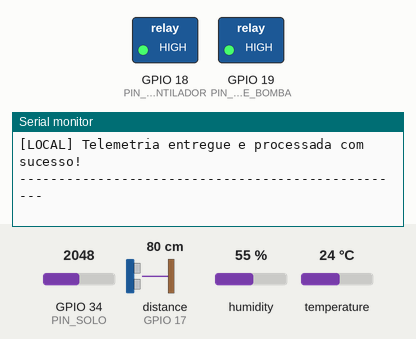
A sketch run on a simulated ESP32. On the bench: switched loads named in the sketch (green lamp = pin HIGH), the last lines printed to the serial monitor. Wiring (inferred from the names in the program): ultrasonic range finder: trigger GPIO 5; echo GPIO 17. The test bench sets the inputs (shaded band); at power-on: distance to the obstacle (sensor on GPIO 17) 80 cm, GPIO 34 (PIN_SOLO) = 2048, humidity 55 %, temperature 24 °C. The echo pulse lasts 58.3 µs per cm; WiFi joins after 1.5 s; servers stay silent unless stated; uploads are accepted with an empty reply; pins used as bus, display or sensor lines are not drawn.

Above: at 3.7 s.
3.8 s: distance to the obstacle (sensor on GPIO 17) set to 2 cm
At 6.17 s:
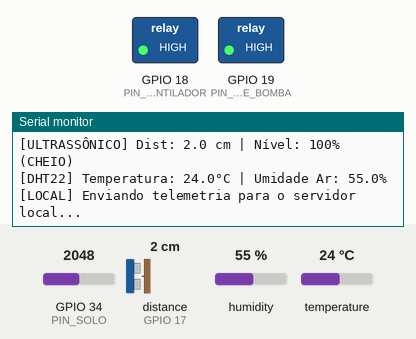
10.5 s: GPIO 34 (PIN_SOLO) set to 1228
At 12.5 s:
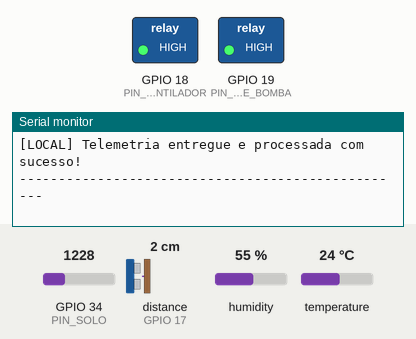
16.5 s: GPIO 34 (PIN_SOLO) set to 3040
At 18.17 s:
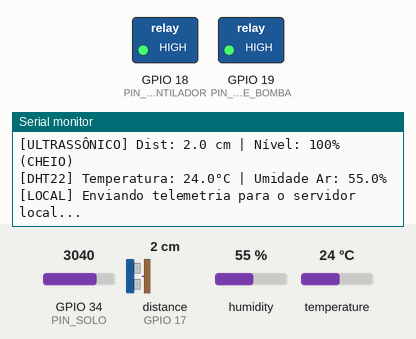

The sketch:

greenhouse_esp32_v2.ino
```cpp
/**
 * ============================================================================
 * Estufa Inteligente IoT - Firmware ESP32 V2 (Modo Local / Rede Wi-Fi Privada)
 * ============================================================================
 *
 * Versão adaptada para comunicação HTTP direta com o servidor local (Node.js/Express)
 * rodando no seu computador (porta 3001).
 *
 * Principais diferenças da V1 (Nuvem/Render):
 * 1. Utiliza HTTP simples com `WiFiClient` (sem sobrecarga de SSL/TLS da nuvem).
 * 2. Aponta para o IP local da máquina na rede Wi-Fi (ex: 192.168.0.163:3001).
 * 3. Respostas instantâneas com timeout reduzido (sem latência de sleep do Render).
 * 4. Dispensa sincronização obrigatória de NTP para certificados de segurança.
 *
 * Hardware Integrado:
 * 1. Sensor DHT22: Temperatura (°C) e Umidade do Ar (%) -> GPIO 4
 * 2. Sensor Ultrassônico (HC-SR04 / JSN-SR04T): Nível do Tanque -> Trig 5, Echo 17
 * 3. Sensor de Umidade do Solo: Higrômetro Analógico -> GPIO 34 (ADC1)
 * 4. Módulo Relé Duplo:
 *    - Ventilador / Cooler -> GPIO 18
 *    - Bomba d'Água de Irrigação -> GPIO 19
 *
 * Suporte a Controle Manual (Override):
 * Quando o operador clica no painel web local para desligar manualmente o ventilador
 * ou a bomba, o backend retorna a decisão em tempo real e o ESP32 aciona os relés.
 *
 * Bibliotecas Necessárias (Instalar no Gerenciador da Arduino IDE):
 * - "DHT sensor library" da Adafruit
 * - "ArduinoJson" de Benoît Blanchon (versão 6 ou 7)
 */

#include <WiFi.h>
#include <HTTPClient.h>
#include <ArduinoJson.h>
#include "DHT.h"

// ============================================================================
// 1. CONFIGURAÇÕES DE REDE E SERVIDOR LOCAL
// ============================================================================
const char* ssid = "Angela";
const char* password = "edson086";

// ATENÇÃO: Substitua pelo IP local atual do computador onde o servidor Node.js está rodando.
// No Windows, execute 'ipconfig' no terminal para conferir seu "Endereço IPv4".
// Não use 'localhost' aqui porque no ESP32 ele apontaria para o próprio microcontrolador.
const char* serverUrl = "http://192.168.0.163:3001/api/telemetry";

// Intervalo de envio para o servidor local (em milissegundos)
// Em rede local, 3 a 5 segundos proporciona resposta ágil no painel web.
const unsigned long INTERVALO_ENVIO = 3000; // 3 segundos
unsigned long ultimoEnvio = 0;

// ============================================================================
// 2. DEFINIÇÃO DOS PINOS
// ============================================================================
// Sensor DHT22 (Temperatura e Umidade do Ar)
#define DHTPIN 4
#define DHTTYPE DHT22
DHT dht(DHTPIN, DHTTYPE);

// Sensor Ultrassônico (Nível do Reservatório d'Água)
#define PIN_TRIG 5
#define PIN_ECHO 17

// Sensor de Umidade do Solo (ADC1 - seguro para usar com Wi-Fi ativo)
#define PIN_SOLO 34

// Módulos Relé
#define PIN_RELE_VENTILADOR 18
#define PIN_RELE_BOMBA 19

// Lógica dos Relés: a maioria dos módulos de relé liga em LOW (Active LOW)
// Se o seu módulo ligar com HIGH, altere para 'false'
const bool RELE_ATIVO_LOW = true;

// ============================================================================
// 3. CALIBRAÇÃO DOS SENSORES FÍSICOS
// ============================================================================
// Calibração do Sensor Ultrassônico (em centímetros)
// Ajuste conforme a altura real do seu reservatório:
const float DISTANCIA_TANQUE_CHEIO = 5.0;  // Distância do sensor até a água quando CHEIO
const float DISTANCIA_TANQUE_VAZIO = 20.0; // Distância do sensor até o fundo quando VAZIO

// Calibração do Sensor de Solo (leitura analógica de 0 a 4095)
// No ar seco lê ~4095; na água limpa lê ~3000; na terra úmida/molhada cai para < 2500
const int LIMIAR_SOLO_SECO = 3000;   // Acima de 3000 = SECO
const int LIMIAR_SOLO_UMIDO = 1800;  // Entre 1800 e 3000 = UMIDO | Abaixo de 1800 = MUITO_MOLHADO

// ============================================================================
// 4. FUNÇÕES AUXILIARES DE CONTROLE E SENSORES
// ============================================================================

// Controla os relés respeitando a lógica Active LOW ou HIGH
void acionarRele(int pino, bool ligar) {
  if (RELE_ATIVO_LOW) {
    digitalWrite(pino, ligar ? LOW : HIGH);
  } else {
    digitalWrite(pino, ligar ? HIGH : LOW);
  }
}

// Mede a distância em centímetros usando o sensor ultrassônico
float medirDistanciaUltrassonico() {
  digitalWrite(PIN_TRIG, LOW);
  delayMicroseconds(2);
  digitalWrite(PIN_TRIG, HIGH);
  delayMicroseconds(10);
  digitalWrite(PIN_TRIG, LOW);

  long duracao = pulseIn(PIN_ECHO, HIGH, 30000); // Timeout de 30ms (~5 metros)
  if (duracao == 0) {
    return -1.0; // Leitura inválida / sem eco
  }

  // Velocidade do som: 0.0343 cm/us (ida e volta dividido por 2)
  return (duracao * 0.0343) / 2.0;
}

// Converte a distância do ultrassônico em porcentagem e enum do backend
void processarNivelAgua(String &waterLevel, int &waterPercentage) {
  float distancia = medirDistanciaUltrassonico();

  if (distancia < 0) {
    Serial.println("[AVISO] Ultrassônico sem eco. Mantendo nível padrão de segurança.");
    waterLevel = "MEDIO";
    waterPercentage = 50;
    return;
  }

  // Quanto menor a distância até a água, mais cheio está o tanque
  float pct = (DISTANCIA_TANQUE_VAZIO - distancia) / (DISTANCIA_TANQUE_VAZIO - DISTANCIA_TANQUE_CHEIO) * 100.0;
  waterPercentage = (int)constrain(pct, 0, 100);

  // Classificação conforme o contrato do Backend
  if (waterPercentage < 25) {
    waterLevel = "BAIXO";   // Disparará alarme e interlock de segurança da bomba
  } else if (waterPercentage < 70) {
    waterLevel = "MEDIO";
  } else {
    waterLevel = "CHEIO";
  }

  Serial.printf("[ULTRASSÔNICO] Dist: %.1f cm | Nível: %d%% (%s)\n",
                distancia, waterPercentage, waterLevel.c_str());
}

// Converte o valor analógico do solo no enum esperado pelo backend
String processarUmidadeSolo() {
  int valorRaw = analogRead(PIN_SOLO);

  String status;
  if (valorRaw > LIMIAR_SOLO_SECO) {
    status = "SECO";
  } else if (valorRaw > LIMIAR_SOLO_UMIDO) {
    status = "UMIDO";
  } else {
    status = "MUITO_MOLHADO";
  }

  Serial.printf("[SOLO] Raw: %d -> Status: %s\n", valorRaw, status.c_str());
  return status;
}

// ============================================================================
// 5. SETUP
// ============================================================================
void setup() {
  Serial.begin(115200);
  delay(1000);

  Serial.println("\n==================================================");
  Serial.println("  Estufa Inteligente IoT - Firmware ESP32 V2      ");
  Serial.println("  Modo de Operação: Servidor Local (HTTP Direto) ");
  Serial.println("==================================================");

  // Configuração dos Pinos dos Relés
  pinMode(PIN_RELE_VENTILADOR, OUTPUT);
  pinMode(PIN_RELE_BOMBA, OUTPUT);
  acionarRele(PIN_RELE_VENTILADOR, false);
  acionarRele(PIN_RELE_BOMBA, false);

  // Configuração dos Sensores
  pinMode(PIN_TRIG, OUTPUT);
  pinMode(PIN_ECHO, INPUT);
  dht.begin();

  // Conexão Wi-Fi
  Serial.printf("Conectando à rede Wi-Fi '%s'...", ssid);
  WiFi.mode(WIFI_STA);
  WiFi.begin(ssid, password);

  int tentativas = 0;
  while (WiFi.status() != WL_CONNECTED && tentativas < 30) {
    delay(500);
    Serial.print(".");
    tentativas++;
  }

  if (WiFi.status() == WL_CONNECTED) {
    Serial.println("\n[Wi-Fi] Conectado com sucesso!");
    Serial.print("[Wi-Fi] IP atribuído ao ESP32: ");
    Serial.println(WiFi.localIP());
    Serial.print("[Servidor Local Destino] ");
    Serial.println(serverUrl);
  } else {
    Serial.println("\n[Wi-Fi] Falha ao conectar. O ESP32 continuará tentando no loop.");
  }
}

// ============================================================================
// 6. LOOP PRINCIPAL
// ============================================================================
void loop() {
  unsigned long agora = millis();

  // Executa o ciclo de leitura e transmissão no intervalo definido
  if (agora - ultimoEnvio >= INTERVALO_ENVIO) {
    ultimoEnvio = agora;

    // Se o Wi-Fi caiu, tenta reconectar
    if (WiFi.status() != WL_CONNECTED) {
      Serial.println("[Wi-Fi] Desconectado. Tentando reconectar...");
      WiFi.reconnect();
      return;
    }

    // 1. Leituras dos Sensores Físicos
    static float ultimaTemp = 25.0;
    static float ultimaUmid = 60.0;

    float temperatura = dht.readTemperature();
    float umidadeAr = dht.readHumidity();

    if (isnan(temperatura) || isnan(umidadeAr)) {
      Serial.println("[AVISO] Leitura momentânea do DHT22 instável (NaN). Reutilizando último valor válido.");
      temperatura = ultimaTemp;
      umidadeAr = ultimaUmid;
    } else {
      ultimaTemp = temperatura;
      ultimaUmid = umidadeAr;
    }

    String soloStatus = processarUmidadeSolo();
    String waterLevel;
    int waterPercentage;
    processarNivelAgua(waterLevel, waterPercentage);

    Serial.printf("[DHT22] Temperatura: %.1f°C | Umidade Ar: %.1f%%\n", temperatura, umidadeAr);

    // 2. Monta o JSON de envio para o Backend Local
    StaticJsonDocument<256> docEnvio;
    docEnvio["temperature"] = temperatura;
    docEnvio["airHumidity"] = umidadeAr;
    docEnvio["soilStatus"] = soloStatus;
    docEnvio["waterLevel"] = waterLevel;
    docEnvio["waterPercentage"] = waterPercentage;

    String payloadJson;
    serializeJson(docEnvio, payloadJson);

    // 3. Cliente HTTP Simples para Rede Local (Sem overhead SSL)
    WiFiClient client;
    HTTPClient http;

    http.begin(client, serverUrl);
    http.addHeader("Content-Type", "application/json");
    http.setTimeout(4000); // 4 segundos de timeout é mais que suficiente na rede local

    Serial.println("[LOCAL] Enviando telemetria para o servidor local...");
    int httpResponseCode = http.POST(payloadJson);

    if (httpResponseCode == 200) {
      String resposta = http.getString();
      Serial.println("[LOCAL] Telemetria entregue e processada com sucesso!");

      // 4. Decodifica a resposta com a decisão da AutomationEngine (incluindo Manual Override)
      StaticJsonDocument<512> docResposta;
      DeserializationError err = deserializeJson(docResposta, resposta);

      if (!err && docResposta.containsKey("actuators")) {
        bool fanOn = docResposta["actuators"]["fanOn"];
        bool waterPumpOn = docResposta["actuators"]["waterPumpOn"];

        // Aciona fisicamente os relés com base na decisão do backend
        acionarRele(PIN_RELE_VENTILADOR, fanOn);
        acionarRele(PIN_RELE_BOMBA, waterPumpOn);

        // Exibe status e modo de operação (AUTO ou FORCE_OFF)
        String fanMode = docResposta["actuators"]["mode"]["fan"] | "AUTO";
        String pumpMode = docResposta["actuators"]["mode"]["waterPump"] | "AUTO";

        Serial.printf("[RELÉS] Ventilador: %s (%s) | Bomba: %s (%s)\n",
                      fanOn ? "LIGADO" : "DESLIGADO",
                      fanMode.c_str(),
                      waterPumpOn ? "LIGADA" : "DESLIGADA",
                      pumpMode.c_str());
      }
    } else {
      Serial.printf("[ERRO LOCAL] Falha na requisição. Código: %d (%s)\n",
                    httpResponseCode, http.errorToString(httpResponseCode).c_str());
      if (httpResponseCode == -1) {
        Serial.println("[DICA] Conexão recusada/timeout. Verifique se o servidor está rodando no PC e se o Firewall liberou a porta 3001.");
      }
    }

    http.end();
    client.stop(); // Garante liberação imediata do socket TCP no ESP32
    Serial.println("--------------------------------------------------");
  }
}
```

Measured:
- after the input at 3.8 s, the serial monitor: prints a new line after 2.2 s (image 1)
- after the input at 10.5 s, the serial monitor: prints a new line after 1.5 s (image 2)
- after the input at 16.5 s, the serial monitor: prints a new line after 1.5 s (image 3)
